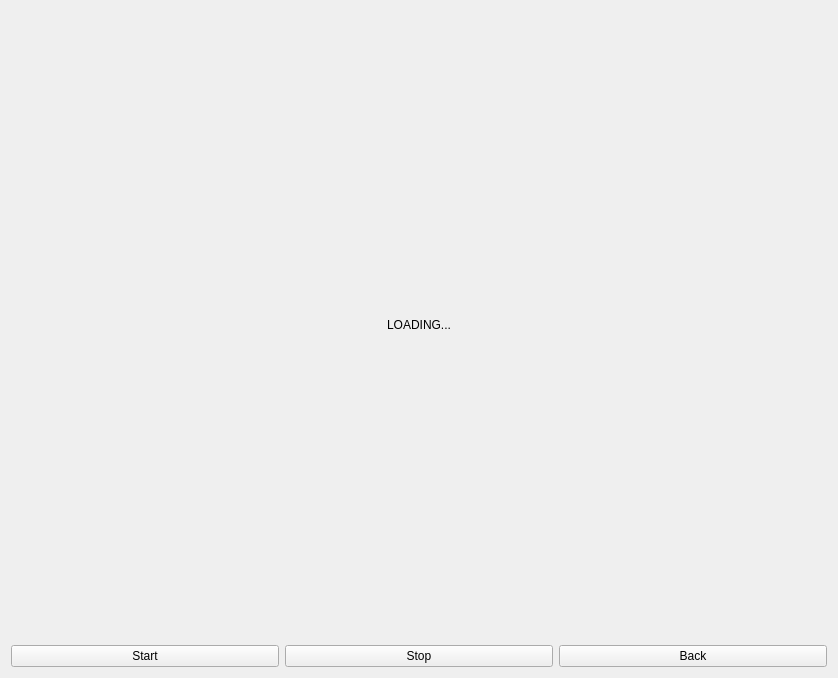
<?xml version="1.0" encoding="UTF-8"?>
<ui version="4.0">
 <class>standardCaptureForm</class>
 <widget class="QWidget" name="standardCaptureForm">
  <property name="windowModality">
   <enum>Qt::ApplicationModal</enum>
  </property>
  <property name="geometry">
   <rect>
    <x>0</x>
    <y>0</y>
    <width>838</width>
    <height>678</height>
   </rect>
  </property>
  <property name="windowTitle">
   <string>Standard gesture capture</string>
  </property>
  <layout class="QGridLayout" name="gridLayout_2">
   <item row="1" column="0">
    <widget class="QPushButton" name="startButton">
     <property name="text">
      <string>Start</string>
     </property>
    </widget>
   </item>
   <item row="1" column="1">
    <widget class="QPushButton" name="stopButton">
     <property name="text">
      <string>Stop</string>
     </property>
    </widget>
   </item>
   <item row="1" column="2">
    <widget class="QPushButton" name="backButton">
     <property name="text">
      <string>Back</string>
     </property>
    </widget>
   </item>
   <item row="0" column="0" colspan="3">
    <layout class="QGridLayout" name="gridLayout">
     <item row="0" column="0">
      <widget class="QLabel" name="label">
       <property name="text">
        <string>LOADING...</string>
       </property>
       <property name="alignment">
        <set>Qt::AlignCenter</set>
       </property>
      </widget>
     </item>
    </layout>
   </item>
  </layout>
 </widget>
 <resources/>
 <connections/>
</ui>
